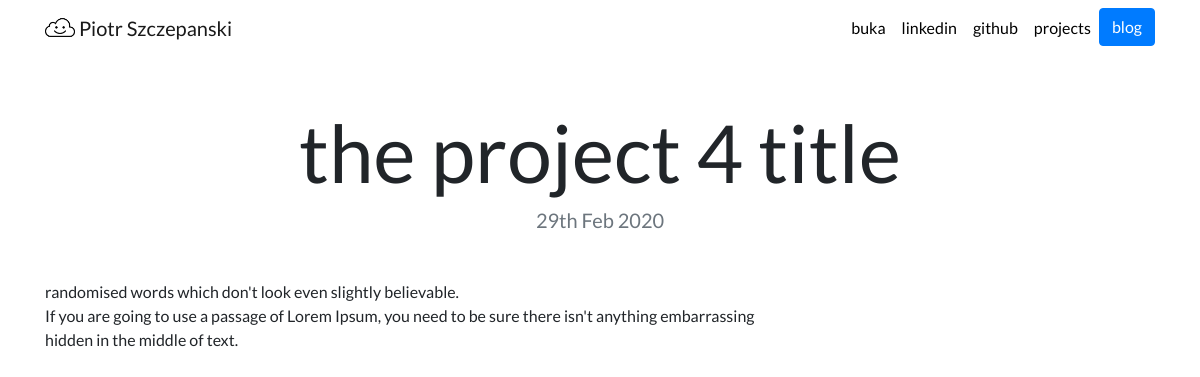
The page /projects/4/ on the database as committed earlier.
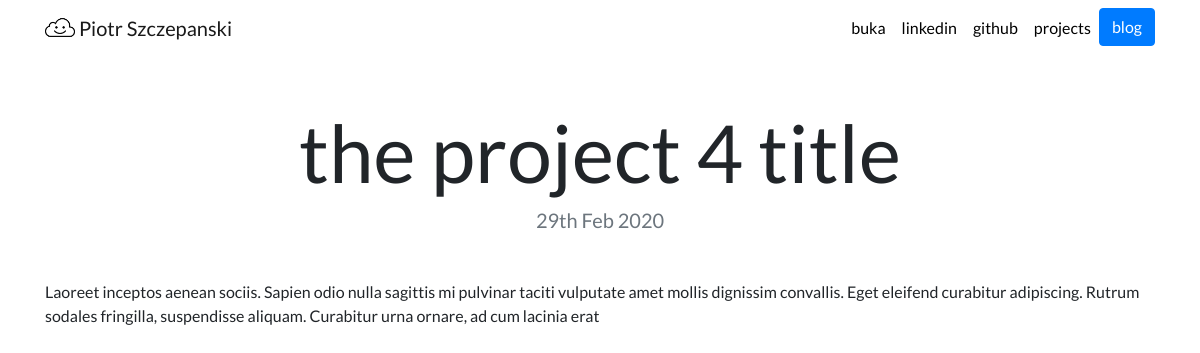
The same page on the database as committed later.
### app_projects/models.py (models this page shows, shortened)
class Project(models.Model):
    title = models.CharField(max_length=100)
    description = models.CharField(max_length=250)
    image = models.ImageField(upload_to='app_projects/images/')
    date = models.DateField()
    url = models.URLField(blank=True)

### app_projects/views.py (the view)
# urls.py: path('<int:project_id>/', views.detail, name='detail'),
def detail(request, project_id):
    project = get_object_or_404(Project, pk=project_id)
    return render(request, 'app_proj_project/detail.html',{'project':project})

### app_projects/templates/app_proj_project/detail.html
{% extends "app_proj_root/base.html" %}
{% load static %}
{% block content %}
<h1 class="text-center mt-5" id="post-detail-title">{{ project.title }}</h1>
<h5 class="text-center text-muted mb-5">{{ project.date|date:'jS M Y' }}</h5>
{{ project.description|safe }}
{% endblock %}

Rows that differ between the two databases and show on the page:
changed Project "the project 4 title": description "randomised words which don't look even slightly believable. If you are going to use a passage of Lorem Ipsum, you need to be sure there isn't anything embarrassing hidden in the middle of text." → "Laoreet inceptos aenean sociis. Sapien odio nulla sagittis mi pulvinar taciti vulputate amet mollis dignissim convallis. Eget eleifend curabitur adipiscing. Rutrum sodales fringilla, suspendisse aliquam. Curabitur urna ornare, ad cum lacinia erat"
